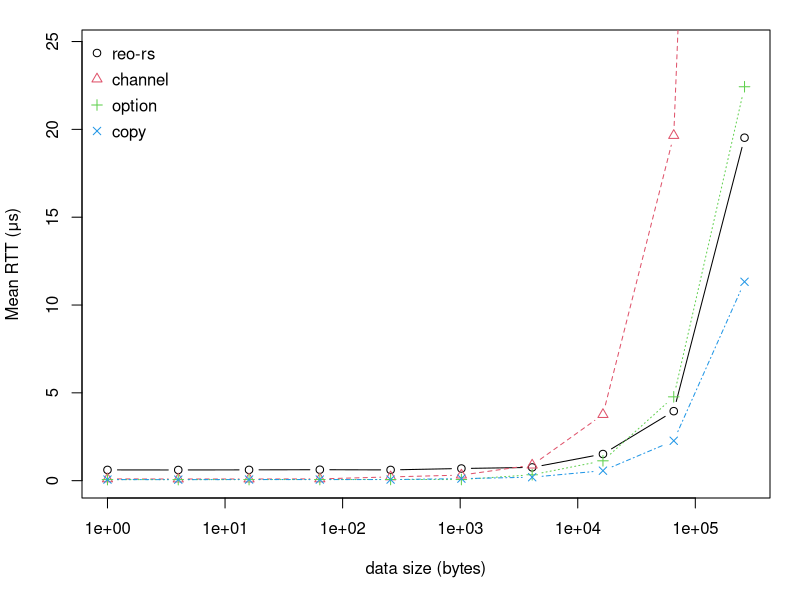
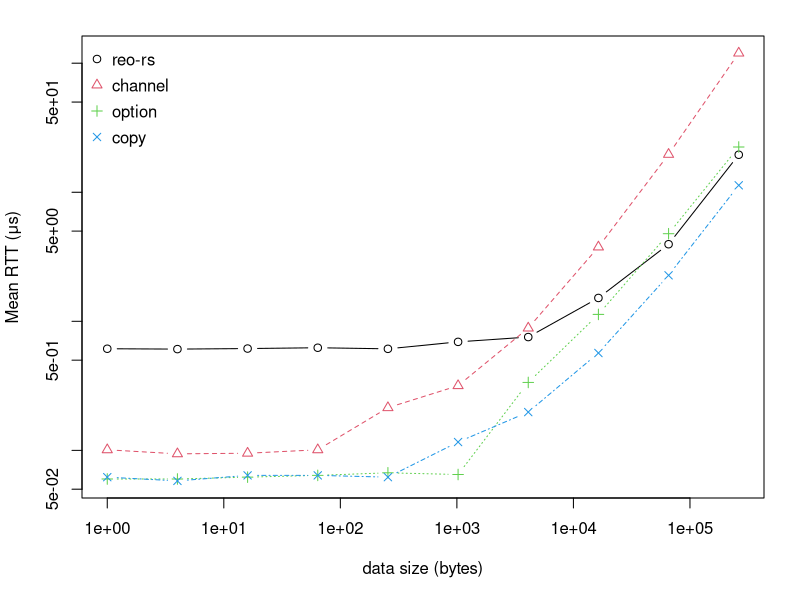
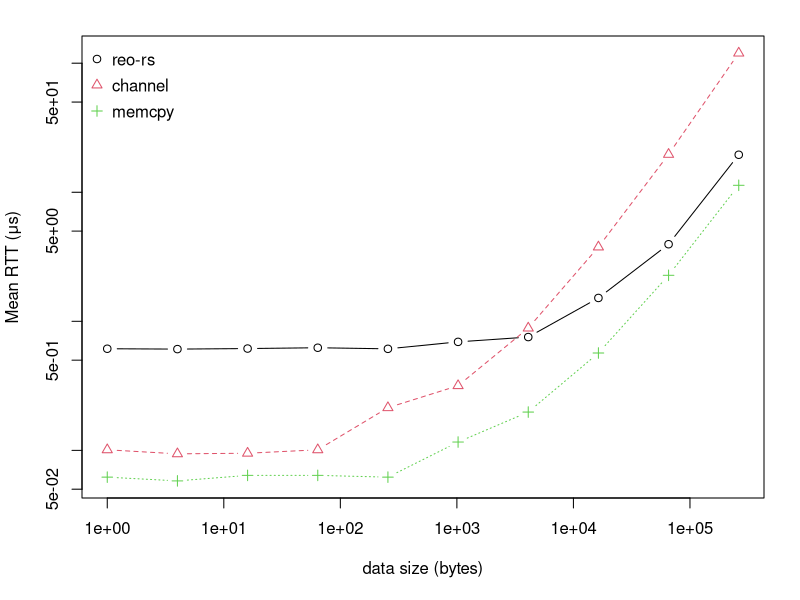
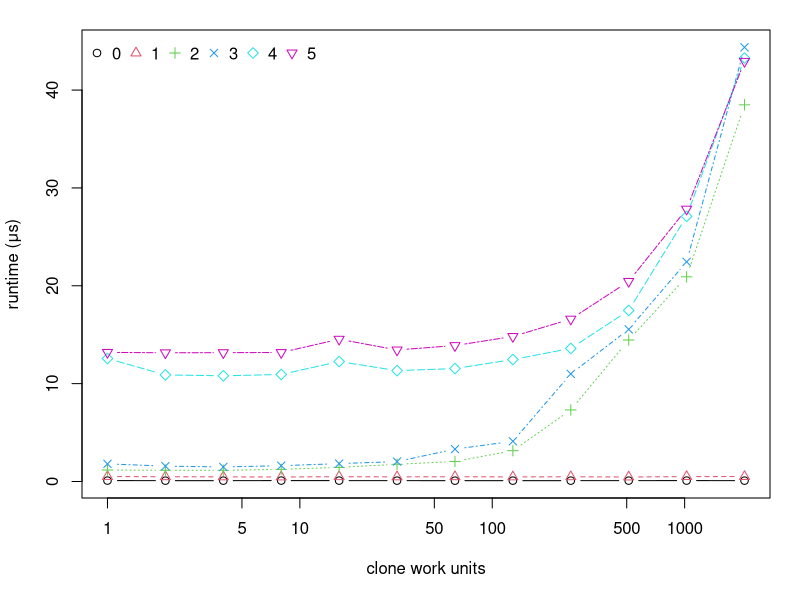
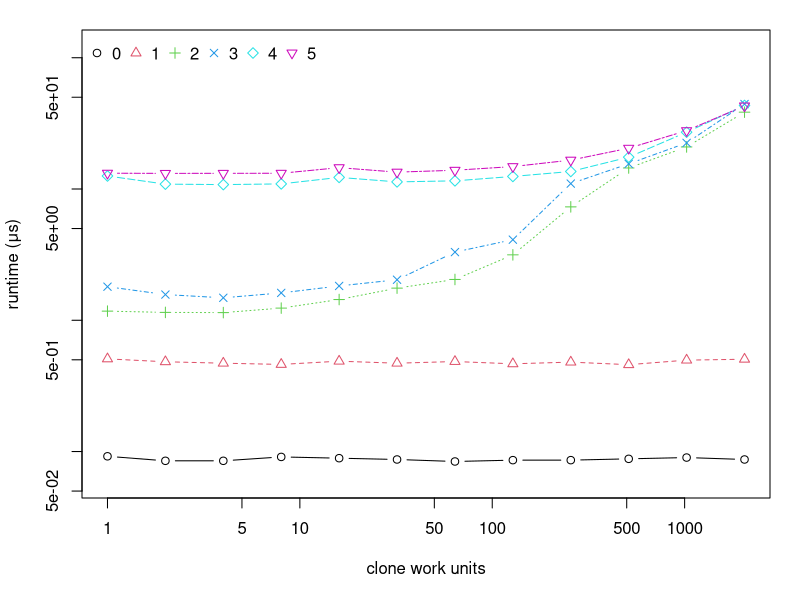
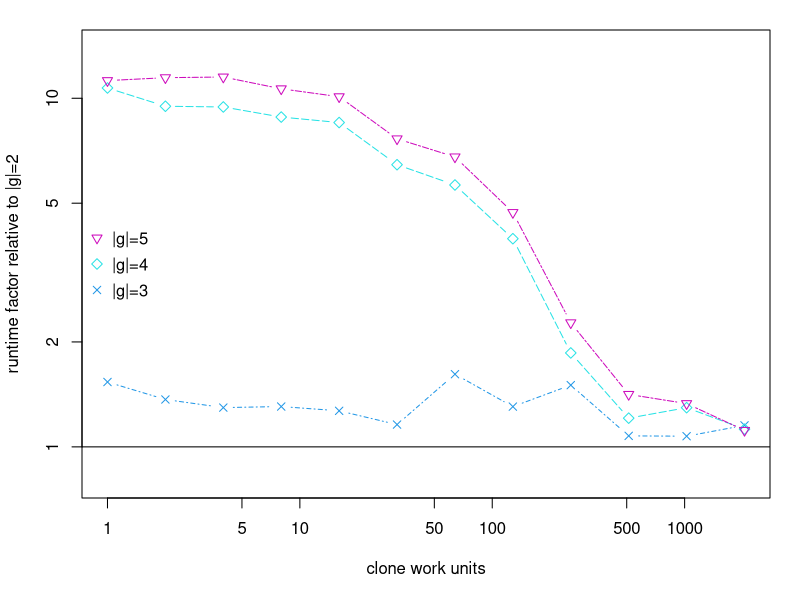
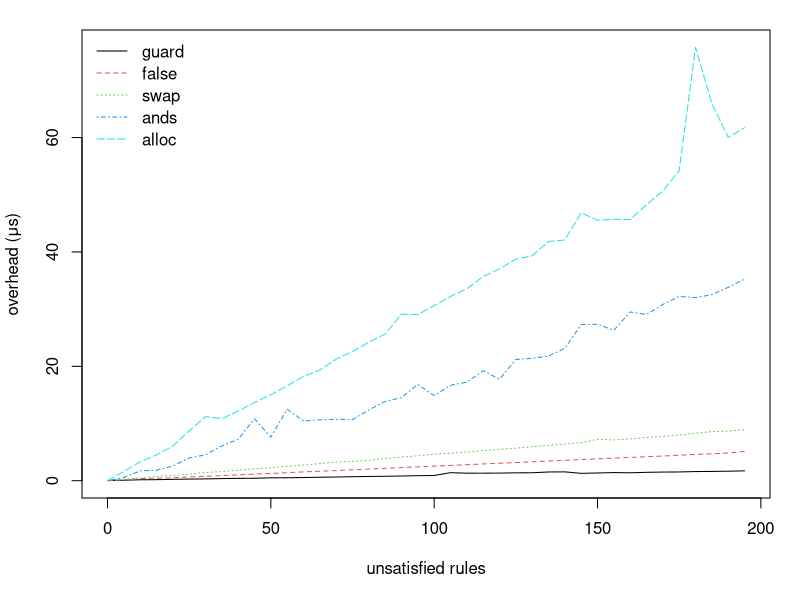
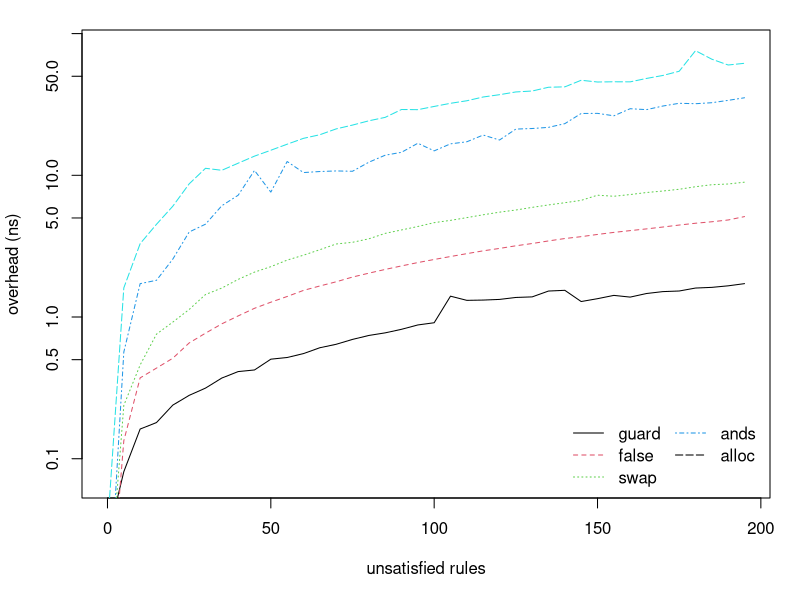

Here is the R script that generated these plots, in order:
setwd("C:/Users/chris/OneDrive/Documents/LaTeX/Msc2/experiments")

mypng <- function(filename) {
  png(
    filename,
    width     = 3.1,
    height    = 2.8,
    units     = "in",
    res       = 1000,
    pointsize = 9
  )
}
mypngbig <- function(filename) {
  png(
    filename,
    width     = 4.2,
    height    = 3.35,
    units     = "in",
    res       = 1000,
    pointsize = 9
  )
}
thou = 1000
bil = thou*thou*thou
#####################################################################
### RTT. measuring Reo's fifo1 on a single thread vs mpsc
### x represents changing data size in bytes (0,1,2,4,8,16)  x gives q where bytes=q&2-1
### 100_000 data movements
### 10 reps with fresh proto objects

x = 2^c(0,2,4,6,8, 10, 12, 14, 16, 18)
option = c(60, 60, 62, 64, 67, 65, 336, 1131, 4773, 22428);
heapptr = c(60, 58, 61, 61, 60, 87, 128, 313, 1165, 5690)
reo_raw = c(613, 609, 615, 624, 612, 693, 755, 1517, 3957, 19526)
crossbeam = c(101, 94, 95, 101, 214, 317, 886, 3764, 19652, 119739)

reo_rs = c(662, 621, 642, 612, 658, 655, 773, 1432, 3923, 20072);

mypng("rtt_0.png")
op <- par(mar = c(5.1, 4.1, 1.5, 1.5))
dat = matrix(c(reo_raw, crossbeam, option, (heapptr-58)*2+58), ncol=4)
matplot(x, dat/thou, log='x', type='b', pch=1:4, xlab="data size (bytes)",
     ylab = "Mean RTT (μs)", ylim=c(0, max(c(option, reo_rs))*1.1/thou))
legend("topleft", legend=c("reo-rs", "channel", "option", "copy") , col=1:4,  ncol=1, 
       y.intersp=1.3, cex=1, xjust=0, bty = "n", pch=1:4
)
dev.off()

mypng("rtt_1.png")
op <-par(mar = c(5.1, 4.1, 1.8, 1.8))
matplot(x, dat/thou, log='xy', type='b', pch=1:4, xlab="data size (bytes)", ylab = "Mean RTT (μs)")
legend("topleft", legend=c("reo-rs", "channel", "option", "copy") , col=1:4,  ncol=1, 
       y.intersp=1.3, cex=1, xjust=0, bty = "n", pch=1:4
)
dev.off()


mypngbig("rtt_for_pres.png")
op <-par(mar = c(5.1, 4.1, 1.8, 1.8))
matplot(x, dat[,-3]/thou, log='xy', type='b', pch=1:4, xlab="data size (bytes)", ylab = "Mean RTT (μs)")
legend("topleft", legend=c("reo-rs", "channel", "memcpy") , col=1:4,  ncol=1, 
       y.intersp=1.3, cex=1, xjust=0, bty = "n", pch=1:4
)
dev.off()


#########################################################
### "SIMO" group getting. N-way replicator with COPY type data
### 

x = 2^c(0:11)
y = c(92, 508, 1174, 1802, 12567, 13195,
      85, 483, 1148, 1570, 10891, 13152,
      85, 471, 1144, 1483, 10802, 13166,
      91, 461, 1238, 1616, 10936, 13180,
      89, 488, 1439, 1826, 12258, 14540,
      87, 471, 1757, 2036, 11329, 13443,
      84, 485, 2046, 3307, 11539, 13892,
      86, 466, 3151, 4111, 12463, 14821,
      86, 480, 7311, 10994, 13598, 16597,
      88, 459, 14459, 15549, 17480, 20451,
      90, 497, 20913, 22444, 27094, 27837,
      87, 505, 38490, 44367, 43272, 42934)
my = matrix(y, ncol = length(x))
ty = t(my)


mypng("simo_0.png")
op <- par(mar = c(5.1, 4.1, 1.5, 1.5))
matplot(x, ty/1000, log='x', type='b', pch=1:6, lty=1:6, col=1:6, ylab="runtime (μs)", xlab="clone work units")
legend("topleft", legend=c(0:5) , col=1:6,  ncol=6, 
       y.intersp=1.3, cex=1, xjust=0, bty = "n", pch=1:6
)
dev.off()

mypng("simo_1.png")
op <- par(mar = c(5.1, 4.1, 1.5, 1.5))
matplot(x, ty/1000, log='xy', type='b', pch=1:6, lty=1:6, col=1:6, ylab="runtime (μs)", ylim=c(0.06, 120), xlab="clone work units")
legend("topleft", legend=c(0:5) , col=1:6,  ncol=6, 
       y.intersp=1.3, cex=1, xjust=0, bty = "n", pch=1:6
)
dev.off()

mypngbig("simo_2.png")
op <- par(mar = c(5.1, 4.1, 1.5, 1.5))
ty2 <- ty[,-c(1,2,3)]
matplot(x, ty2/ty[,3], log='xy', type='b', pch=4:6, ylim=c(0.8, 14),
        ylab="runtime factor relative to |g|=2", lty=4:6, col=4:6, xlab="clone work units")
legend("left", legend=c("|g|=5", "|g|=4", "|g|=3") , col=rev(4:6),  ncol=1, 
       y.intersp=1.3, cex=1, xjust=0, bty = "n", pch=rev(4:6)
)
abline(h=1, col=1)
dev.off()





#########################################################
### TIME TAKEN FOR TRAVERSING BOGUS RULES
x = seq(from=0, to=195, by=5);

# false guard
y1 = c(266, 320, 401, 419, 478, 519, 554, 610, 651, 662, 743, 757,
       791, 846, 881, 934, 980, 1012, 1058, 1118, 1150, 1642, 1550,
       1556, 1570, 1613, 1626, 1764, 1782, 1525, 1586, 1660, 1621,
       1704, 1750, 1765, 1840, 1858, 1899, 1959);

# check false
y2 = c(244, 373, 611, 675, 751, 895, 1008, 1134, 1257, 1391, 1511, 1635, 1780, 1895, 2011, 2153, 2278, 2405, 2533, 2661, 2786, 2911, 3039, 3170, 3287, 3420, 3540, 3682, 3819, 3929, 4065, 4194, 4310, 4426, 4554, 4695, 4828, 4940, 5078, 5352);

# swap then check false
y2b = c(247, 477, 698, 996, 1160, 1369, 1680, 1840, 2082, 2313, 2505, 2760,
        2970, 3224, 3515, 3606, 3801, 4131, 4354, 4592, 4872, 5048, 5267,
        5505, 5732, 5929, 6178, 6419, 6645, 6895, 7477, 7353, 7554, 7799,
        7986, 8209, 8545, 8822, 8922, 9183);

# 5x5 nested ands
y3 = c(245, 805, 1959, 2055, 2802, 4219, 4758, 6340, 7473, 11064,
       7851, 12751, 10694, 10875, 10974, 10919, 12607, 14100, 14769, 17073,
       15114, 16913, 17482, 19473, 17983, 21433, 21630, 22035, 23387, 27550,
       27602, 26537, 29749, 29304, 31060, 32466, 32249, 32769, 34042, 35496);

# check alloc
y4 = c(271, 1845, 3533, 4751, 6293, 8941, 11445, 11088, 12416, 13894,
       15267, 16816, 18475, 19574, 21496, 22855, 24483, 25874, 29374,
       29293, 30857, 32457, 33821, 35937, 37297, 38989, 39578, 42063,
       42334, 47088, 45782, 45958, 45899, 48499, 50892, 54469, 76016,
       66190, 60281, 61970);

leggy = c("guard", "false",  "swap", "ands", "alloc");
mypng("check_time_0.png")
 op <- par(mar = c(5.1, 4.1, 1.5, 1.5))
dat <- matrix(c(y1-239, y2-239, y2b-239, y3-239, y4-239), ncol=5);
matplot(x, dat/thou, type="l", lty=1:5, col=1:5, ylab="overhead (μs)", xlab="unsatisfied rules") #plot
legend("topleft", legend=leggy , col=1:5,  ncol=1,
       y.intersp=1.1, cex=1, xjust=0, bty = "n", lty=1:5)
dev.off()

mypng("check_time_1.png")
 op <- par(mar = c(5.1, 4.1, 1.5, 1.5))
matplot(x, dat/thou, type="l", lty=1:5, col=1:5, log='y', ylim=c(0.07, 80), ylab="overhead (ns)", xlab="unsatisfied rules") #plot
legend("bottomright", legend=leggy , col=1:4,  ncol=2,
       y.intersp=1.1, cex=1, xjust=0, bty = "n", lty=1:5)
dev.off()



###################################################
### bitset effectiveness. comparing normal hashset to bitset for the SUBSET operation
x = c(2^(0:12));
bits1 = c(92, 94, 91, 76, 128, 102, 83, 104, 111, 118, 138, 141, 240);
bits5 = c(88, 77, 82, 83, 89, 90, 192, 93, 71, 66, 236, 135, 158);
bits9 = c(81, 85, 82, 90, 105, 93, 89, 85, 102, 150, 119, 125, 200);
set1 = c(72, 105, 94, 70, 88, 117, 161, 277, 484, 918, 2027, 3519, 7258);
set5 = c(66, 124, 96, 122, 179, 513, 838, 1335, 2673, 3986, 11548, 18570, 32123);
set9 = c(61, 145, 103, 140, 219, 617, 1217, 1919, 2922, 5501, 12790, 23882, 54884);

leggy = c("10% full", "50% full", "90% full")

mypng("bits_0.png")
dat <- matrix(c(bits1, bits5, bits9), ncol=3);
 op <- par(mar = c(5.1, 4.1, 1.5, 1.5))
matplot(x, dat, type="b", pch=1:3, lty=1:3, col=1:3, log='x', ylab="run time (ns)", xlab="number of ports", ylim=c(0, 280)) #plot
legend("topleft", legend=leggy , col=1:3,  ncol=1,
       y.intersp=1.1, cex=1, xjust=0, bty = "n", pch=1:3)
dev.off()


mypng("bits_1.png")
dat <- matrix(c(set1/bits1, set5/bits5, set9/bits9), ncol=3);
 op <- par(mar = c(5.1, 4.1, 1.5, 1.5))
matplot(x, dat, type="b", pch=1:3, lty=1:3, col=1:3, log='xy', ylim=c(0.6, 320), ylab="speedup", xlab="number of ports") #plot
abline(h=1, lty=3, col=3)
legend("topleft", legend=leggy , col=1:3,  ncol=1,
       y.intersp=1.1, cex=1, xjust=0, bty = "n", pch=1:3)
dev.off()




###################################################
## isolated gets
x1 = 1:20
java8 = c(13450, 14239, 11348, 11086, 13324, 15790, 17781, 19612, 21592, 23142,
          25529, 29588, 30348, 32504, 37723, 40388, 40695, 43408, 46420, 47324);

rs8 = c(228, 699, 1405, 1825, 2413, 1803, 2098, 2206, 2264, 2584,
        2637, 2809, 2942, 3188, 3525, 3804, 3841, 3972, 4944, 4523);

rs0 = c(232, 691, 1429, 1455, 1616, 1767, 2023, 2056, 2102, 2345,
       2455, 2731, 2802, 2995, 3154, 3431, 3489, 3784, 3874, 4184);

rs1k = c(296, 663, 1429, 1797, 2167, 1883, 2034, 2511, 2300, 2442,
         2611, 3141, 3098, 3038, 3263, 3461, 3615, 3787, 3951, 4198);

rs8k = c(596, 837, 1533, 2038, 1903, 1950, 2115, 2320, 2297, 2388,
         2462, 2563, 2683, 2850, 2849, 2935, 2951, 3081, 3166, 3628);

dat <- matrix(c(rs0, rs8k, java8), ncol=3);
leggy = c("rust_8", "rust_8000", "java_8");
mypng("rust_v_java_0.png")
 op <- par(mar = c(5.1, 4.1, 1.5, 1.5))
matplot(x1, dat/thou, type = "l", lty=1:3, col=1:3, log='', ylab="interaction duration (μs)", xlab="concurrent getters") #plot
legend("topleft", legend=leggy , col=1:3,  ncol=1,
       y.intersp=1.1, cex=1, xjust=0, bty = "n", lty=1:3)
dev.off()
mypng("rust_v_java_1.png")
op <- par(mar = c(5.1, 4.1, 1.5, 1.5))
matplot(x1, dat/thou, type = "l", lty=1:3, col=1:3, log='y', ylab="interaction duration (μs)", xlab="concurrent getters") #plot
legend("bottomright", legend=leggy , col=1:3,  ncol=1,
       y.intersp=1.1, cex=1, xjust=0, bty = "n", lty=1:3)
dev.off()


x2 = 1:10
java_clone = c(24028, 20681, 31330, 40265, 47562, 59921, 63577, 74591, 80451, 89866);
rs64k = c(3424, 5689, 8308, 9448, 10298, 8877, 9089, 9579, 9831, 9459,
          9701, 9645, 9919, 9810, 10384, 10061, 9743, 10026, 9943, 10108);
dat <- matrix(c(rs64k[1:10], java8[1:10], java_clone), ncol=3);
mypngbig("rust_v_java_2.png")
 op <- par(mar = c(5.1, 4.1, 1.5, 1.5))
matplot(x2, dat/thou, type = "b", pch=1:3, lty=1:3, col=1:3, log='y', ylab="interaction duration (μs)", xlab="concurrent getters") #plot
leggy = c("rust_value", "java_reference", "java_value");
legend("bottomright", legend=leggy , col=1:3,  ncol=1,
       y.intersp=1.1, cex=1, xjust=0, bty = "n", pch=1:3)
dev.off()




###################################
### experiments/test_8
### reo-rs vs handmade alternator

x =          c(4,    8,    16,   32,   64,   128,  256,  512,  1024, 2048, 4096, 8192);
y_crossbea = c(1108, 1079, 1111, 1125, 1107, 1181, 1203, 1302, 1481, 2212, 3541, 11717);
y_reorsput = c(1483, 1576, 1996, 1458, 1462, 1581, 1731, 1550, 1688, 1982, 2770, 3717);
xlil = c(1024, 2048, 4096, 8192)
y_reorsputlil = c(1618, 1747, 1881, 2371)

mypngbig("alternator.png")
op <- par(mar = c(5.1, 4.1, 1.5, 1.5))
dat = matrix(c(y_reorsput, y_crossbea), ncol=2)
matplot(x, dat/thou, type = "b", lty=1:2, col=1:2, log='x', ylab="interaction duration (μs)", xlab="data size (bytes)", pch=1:2, ylim=c(0,8)) #plot
lines(xlil, y_reorsputlil/thou, type="b", col=4, pch=4)
revd=c(1,4,2)
legend("topleft", legend=c("reo-rs", "reo-rs (unsafe reference API)","handmade") , col=revd,  ncol=1,
       y.intersp=1.1, cex=1, xjust=0, bty = "n", pch=revd)
dev.off()




############################
### experiments/test_9
### mem refpass
# clone type data 8192 (moving through fifoM connector)
put_get = c(4971, 5063, 5121, 5235, 5290, 5385, 5523, 5700, 5828, 5988, 6604, 6357, 6380, 6561, 6783, 7013, 7180, 7531, 7893, 7929, 8022, 8259)
rawput_get = c(3305, 3419, 3450, 3506, 3539, 3701, 3759, 3953, 4232, 4309, 4512, 4612, 4690, 5075, 5159, 5436, 5524, 5708, 5928, 6157, 6503, 6737)
rawput_getsig = c(1558, 1578, 1651, 1751, 1880, 2008, 2215, 2507, 2461, 2523, 2630, 2794, 2941, 3098, 3320, 3661, 3667, 3960, 4237, 4382, 4611, 4848)
put_getsig = c(3339, 3248, 3329, 3531, 3621, 3727, 3860, 4015, 4207, 4356, 4518, 4697, 4902, 5083, 5230, 5490, 5594, 5919, 6146, 6276, 6519, 6750)
mypng("fifo_m_0.png")
nums = c(1:4)
op <- par(mar = c(5.1, 4.1, 1.5, 1.5))
dat = matrix(c(put_get, rawput_get, put_getsig, rawput_getsig), ncol=4)
matplot(x=(1:22), dat/thou, ylim=c(0, max(put_get)/thou*1.3), type='b', ylab="duration (μs)", xlab="fifo buffer slots", pch=nums, lty=nums, col=nums)
leggy = c("put_in_out", "in_out", "put_in", "in")
legend("topleft", legend=leggy , col=nums,  ncol=1,
       y.intersp=1.1, cex=1, xjust=0, bty = "n", pch=nums)
dev.off()

mypng("fifo_m_1.png")
op <- par(mar = c(5.1, 4.1, 1.5, 1.5))
plot(x=(1:22), put_get/thou, type='b', ylab="duration (μs)", xlab="fifo buffer slots", ylim= c(0, max(put_get/thou)*1.8), xlim=c(0, 24))
pg1 = put_get[1]/thou
abline(0, pg1,  col=2, lty=2)
abline(pg1, 0,  col=3, lty=3)
dev.off()
